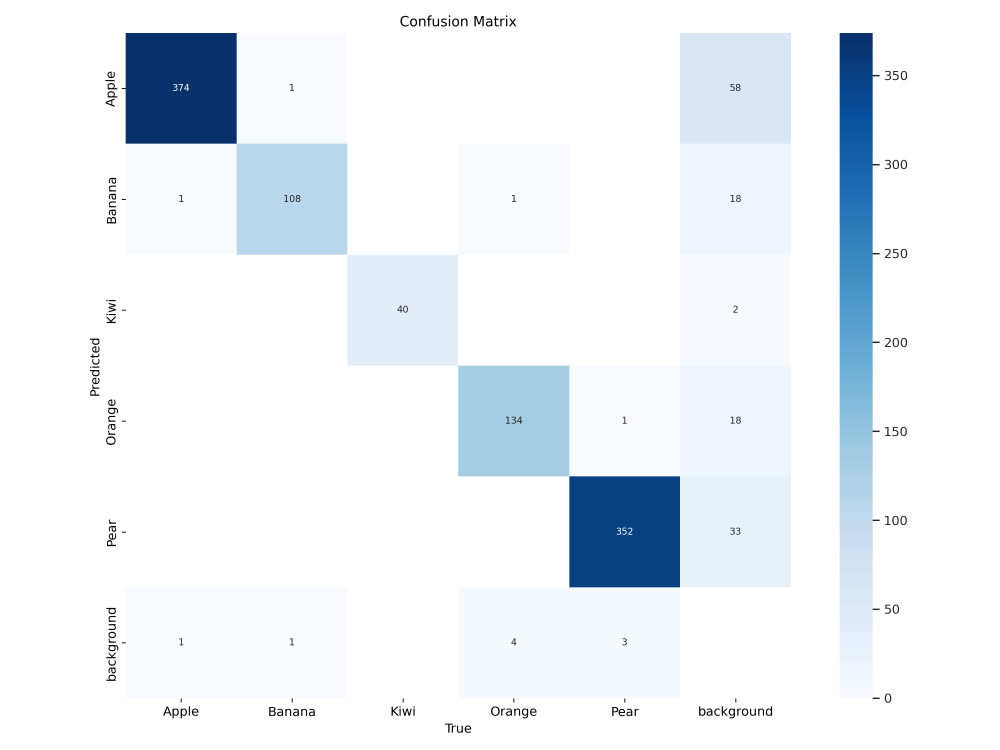
#> input picture assets/fruit_detection/confusion_matrix.png, 3000 x 2250 px (shown at 1/3 size)
$ python -i chapter3.py   (imports and definitions only)   (older library calls are emulated)
#> lines starting #> are read from the running program, lines starting #| are printed output that depends on the picture
#> further down, picture is the input picture: shape (2250, 3000, 3); mean B, G, R 246.8, 241.5, 235.9
import numpy as np
import cv2
L = 256

# [119 lines left out: functions Negative, NegativeColor, Logarit, Gamma, PiecewiseLine, Histogram and 1 more, not called in this run]

def HistEqualColor(imgin):
    b = imgin[:, :,0]
    g = imgin[:, :,1]
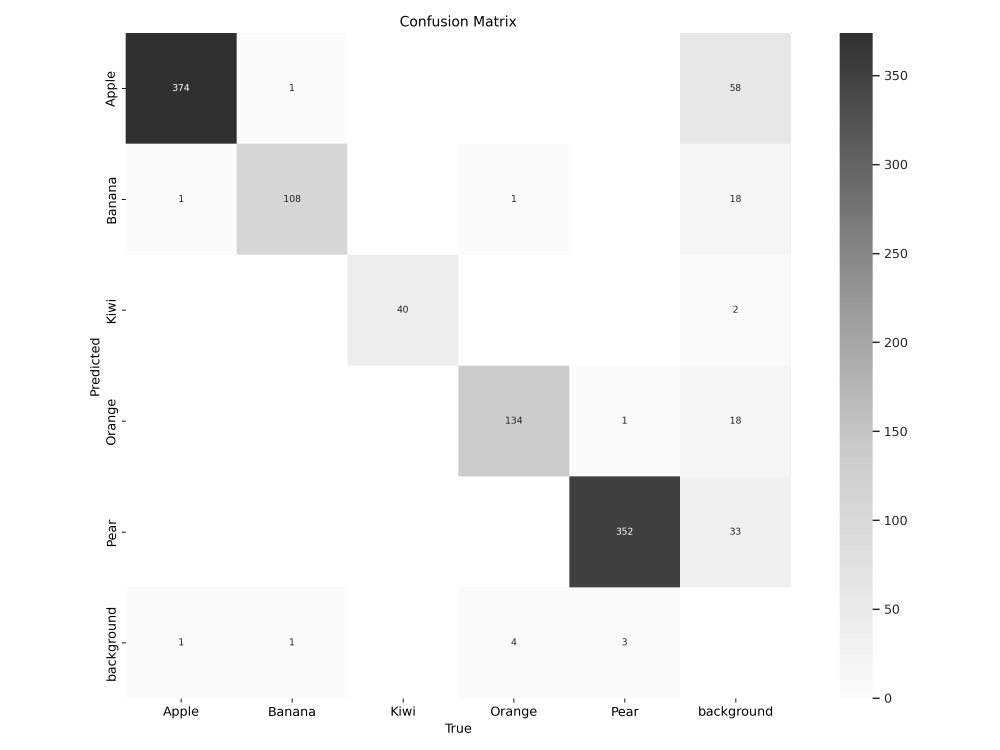
#> g: shape (2250, 3000) (shown at 1/3 size); min 0, max 255, mean 241.5
    r = imgin[:, :,2]
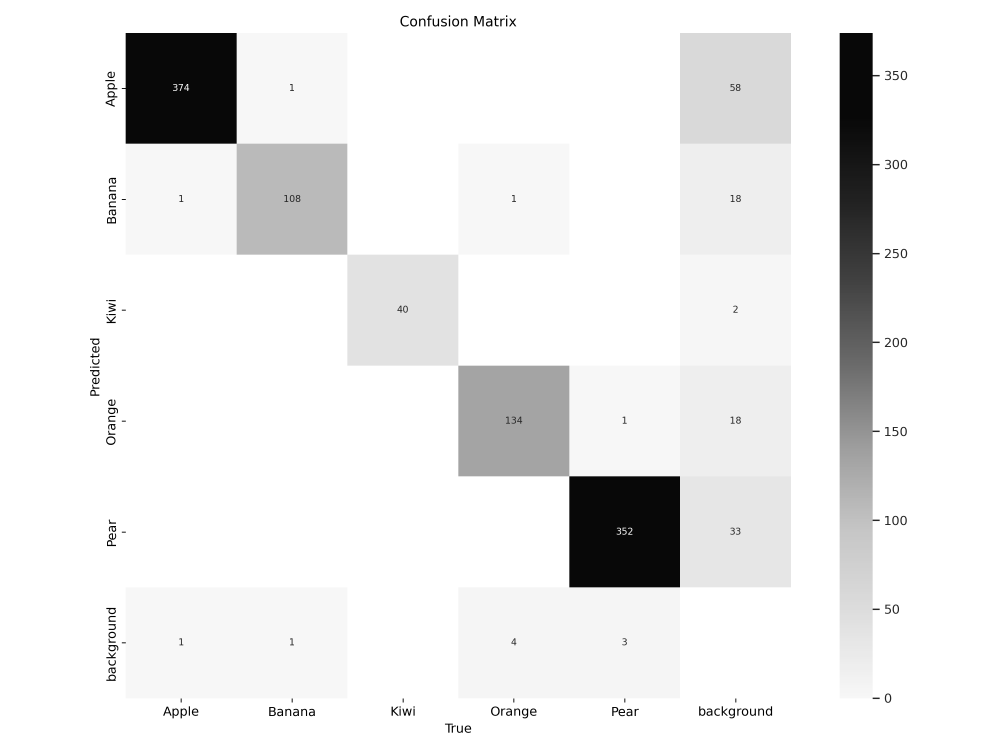
#> r: shape (2250, 3000) (shown at 1/3 size); min 0, max 255, mean 235.9

    b = cv2.equalizeHist(b)
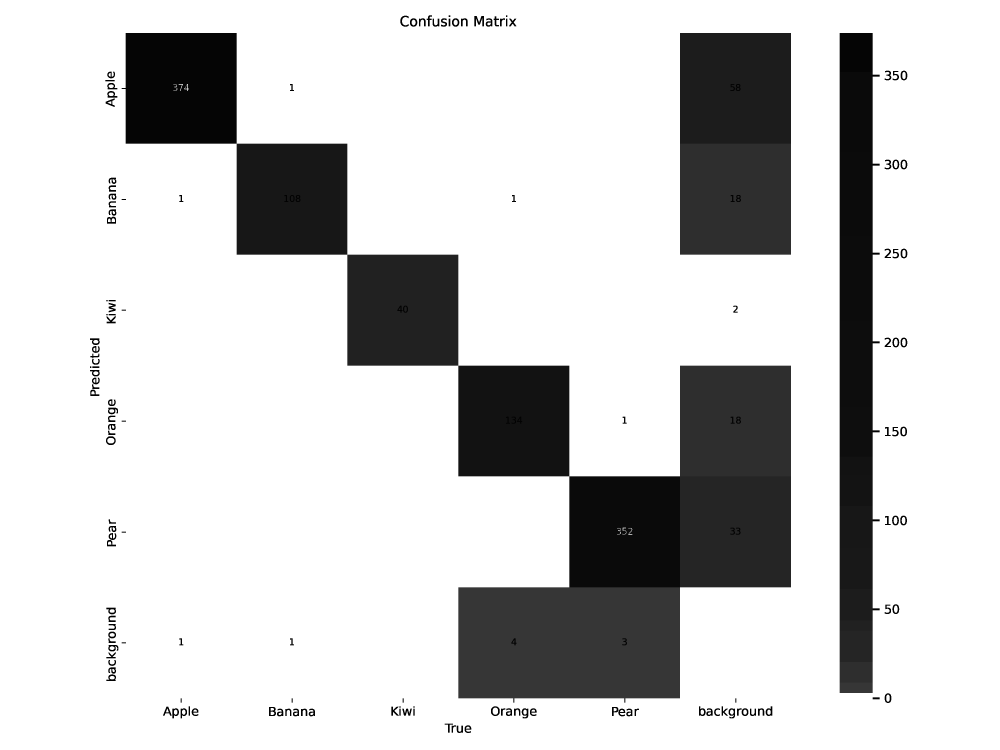
#> b: shape (2250, 3000) (shown at 1/3 size); min 0, max 255, mean 206.7
    g = cv2.equalizeHist(g)
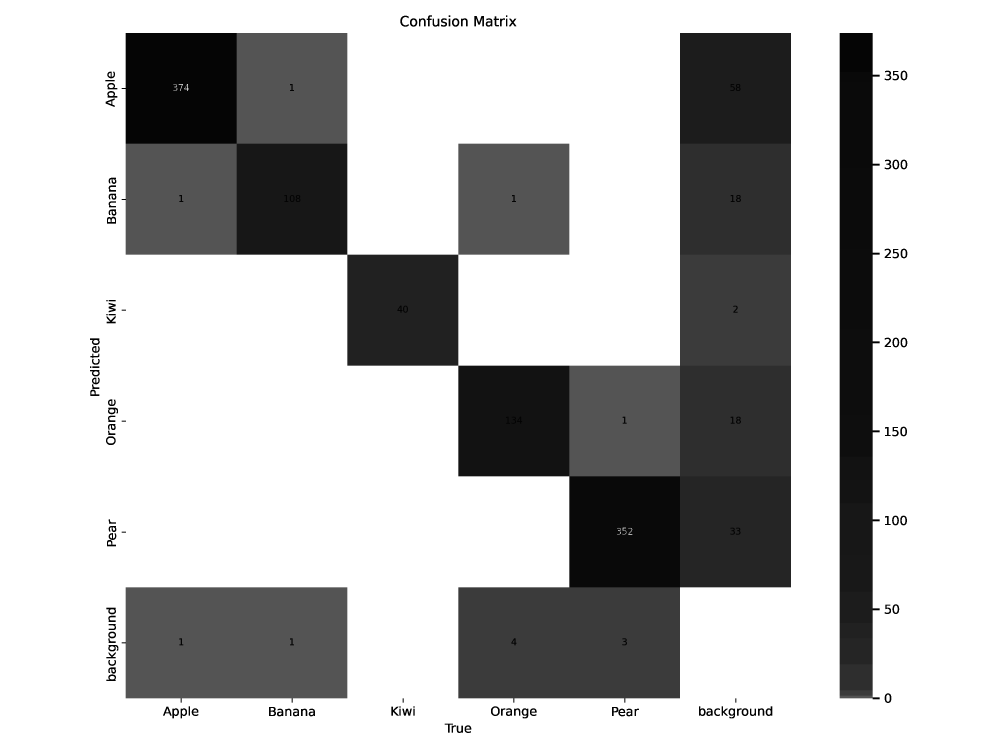
#> g: shape (2250, 3000) (shown at 1/3 size); min 0, max 255, mean 186.8
    r = cv2.equalizeHist(r)

    imgout = imgin.copy()
    imgout[:,:,0] = b
    imgout[:,:,1] = g
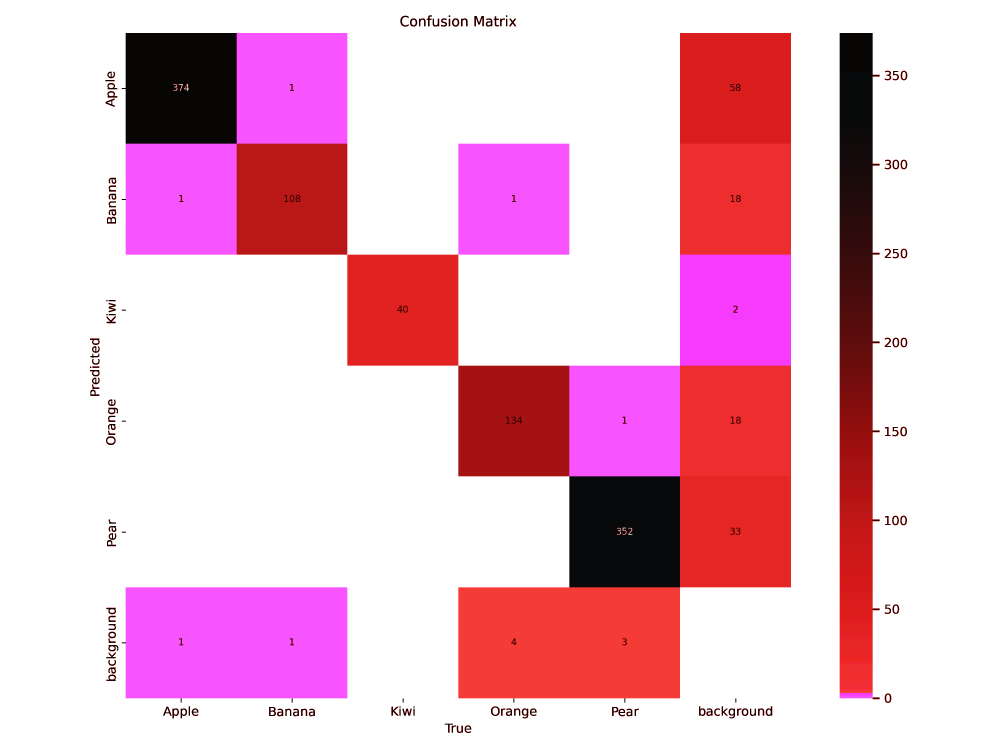
#> imgout: shape (2250, 3000, 3) (shown at 1/3 size); mean B, G, R 206.7, 186.8, 235.9
    imgout[:,:,2] = r
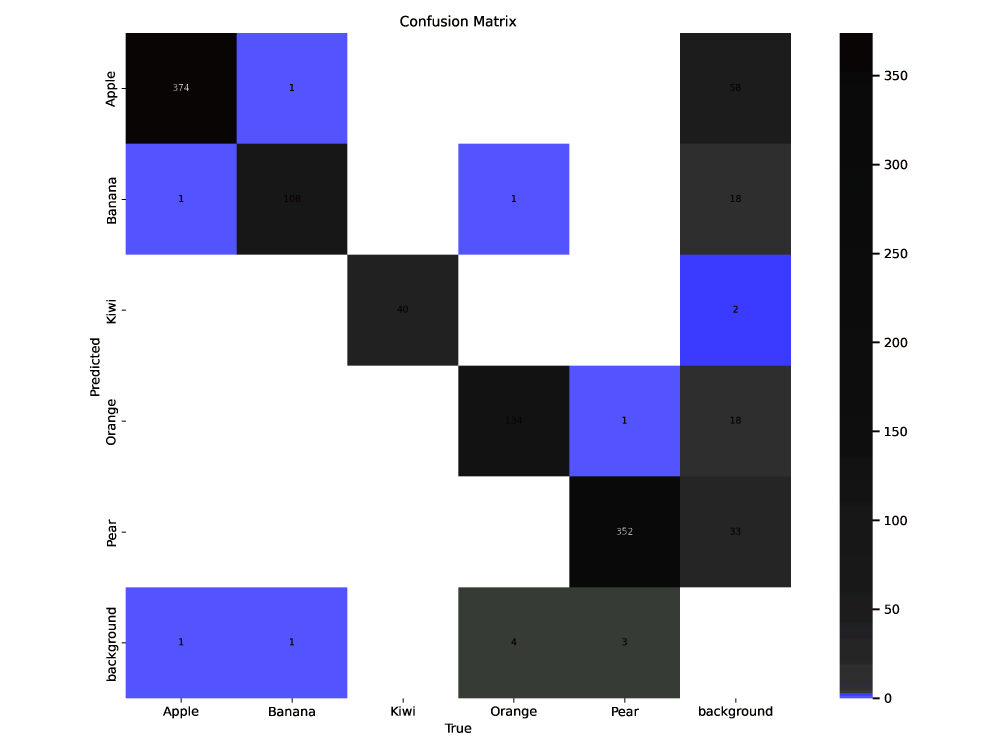
#> imgout: shape (2250, 3000, 3) (shown at 1/3 size); mean B, G, R 206.7, 186.8, 186.8
    return imgout

# [40 lines left out: functions LocalHist, HistStat, not called in this run]

def SmoothBox(imgin):
    imgout = cv2.boxFilter(imgin, cv2.CV_8UC1, (21,21))
    return imgout

# [49 lines left out: functions Sharpening, create_gauss_filter, MySharpeningMask, SharpeningMask, Gradient, not called in this run]

>>> import cv2
>>> picture = cv2.imread('../assets/fruit_detection/confusion_matrix.png')
>>> result = HistEqualColor(picture)
